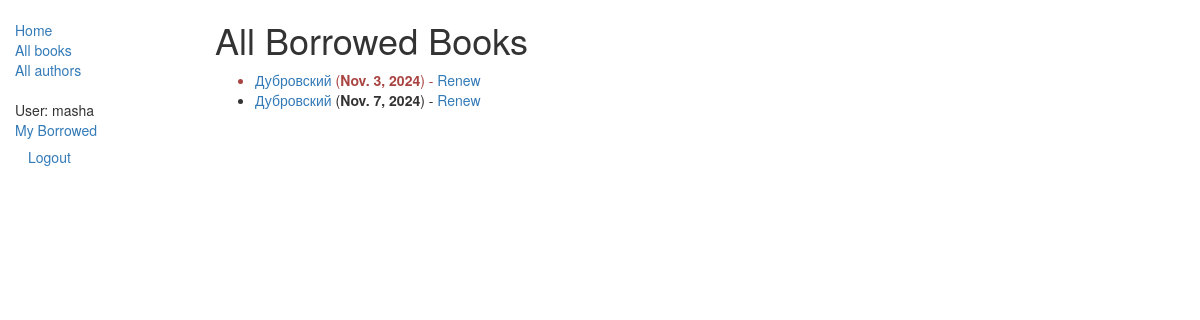
Page /catalog/borrowed/ (signed in) on the earlier database version.
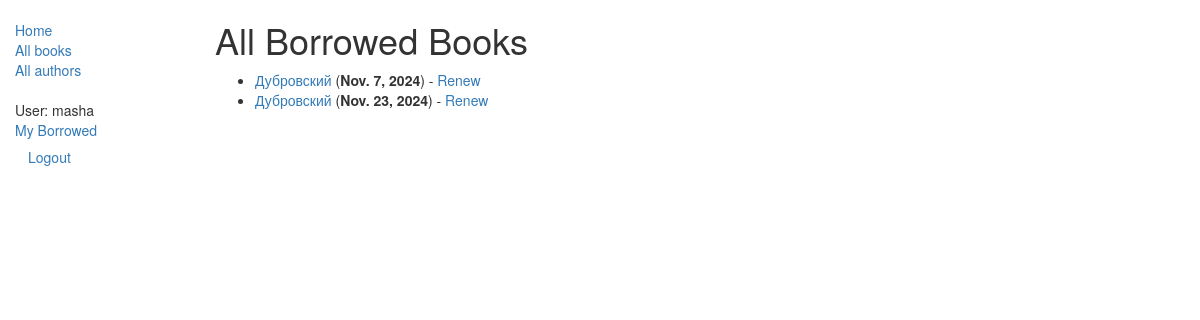
Same page on the later database version.
### catalog/models.py (models this page shows, shortened)
class BookInstance(models.Model):
    id = models.UUIDField(primary_key=True, default=uuid.uuid4, help_text="Unique ID for this particular book across whole library")
    book = models.ForeignKey('Book', on_delete=models.SET_NULL, null=True)
    imprint = models.CharField(max_length=200)
    due_back = models.DateField(null=True, blank=True)
    borrower = models.ForeignKey(User, on_delete=models.SET_NULL, null=True, blank=True)
    LOAN_STATUS = (
        ('m', 'Maintenance'),
        ('o', 'On loan'),
        ('a', 'Available'),
        ('r', 'Reserved'),
    )
    status = models.CharField(max_length=1, choices=LOAN_STATUS, blank=True, default='m', help_text='Book availability')
    @property
    def is_overdue(self):
        if self.due_back and date.today() > self.due_back:
            return True
        return False
    class Meta:
        ordering = ["due_back"]
        permissions = (("can_mark_returned", "Set book as returned"),)

class Book(models.Model):
    title = models.CharField(max_length=200)
    author = models.ForeignKey('Author', on_delete=models.SET_NULL, null=True)
    summary = models.TextField(max_length=1000, help_text="Enter a brief description of the book")
    isbn = models.CharField('ISBN',max_length=13, help_text='13 Character <a href="https://www.isbn-international.org/content/what-isbn">ISBN number</a>')
    genre = models.ManyToManyField(Genre, help_text="Select a genre for this book")
    def display_genre(self):
        """
        Creates a string for the Genre. This is required to display genre in Admin.
        """
        return ', '.join([ genre.name for genre in self.genre.all()[:3] ])
    display_genre.short_description = 'Genre'

### catalog/views.py (the view)
# urls.py: path('borrowed/', views.LoanedBooksAllListView.as_view(), name='all-borrowed'),
class LoanedBooksAllListView(PermissionRequiredMixin, generic.ListView):
    model = BookInstance
    permission_required = 'catalog.can_mark_returned'
    template_name = 'catalog/bookinstance_list_borrowed_all.html'
    paginate_by = 10
    def get_queryset(self):
        return BookInstance.objects.filter(status__exact='o').order_by('due_back')

### catalog/templates/catalog/bookinstance_list_borrowed_all.html (shortened to what this page needs)
{% extends "base_generic.html" %}
{% block content %}
    <h1>All Borrowed Books</h1>
    {% if bookinstance_list %}
    <ul>
      {% for bookinst in bookinstance_list %}
      <li class="{% if bookinst.is_overdue %}text-danger{% endif %}">
        <a href="{% url 'book-detail' bookinst.book.pk %}">
            {{bookinst.book.title}}</a> (<b>{{ bookinst.due_back }}</b>)
            {% if perms.catalog.can_mark_returned %}-
                <a href="{% url 'renew-book-librarian' bookinst.id %}">Renew</a>
            {% endif %}
      </li>
      {% endfor %}
    </ul>
    {% else %}
      <p>There are no books borrowed.</p>
    {% endif %}
{% endblock %}

Differences in the rows shown:
shown differently, row unchanged: BookInstance "Nov. 7, 2024": moves up the list
changed BookInstance: due_back "Nov. 3, 2024" → "Nov. 23, 2024"
